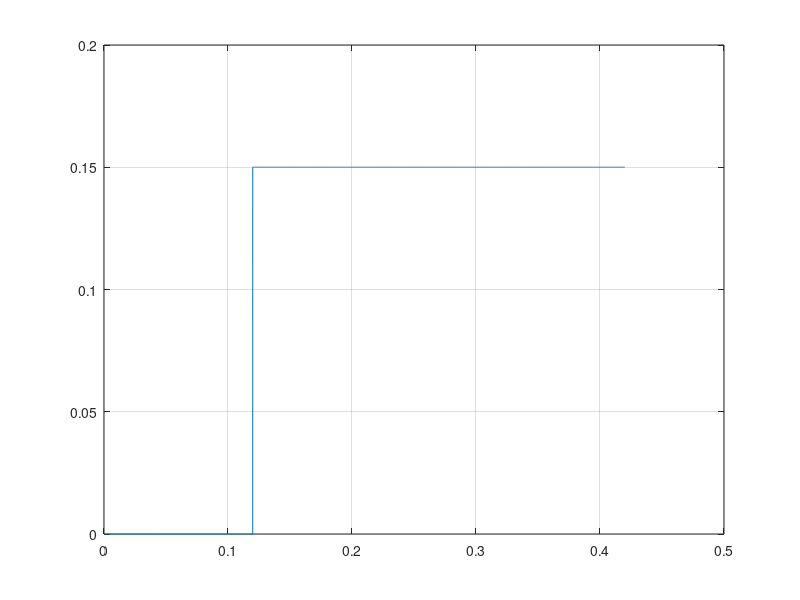

Write the MATLAB code that produced this figure. (Note: this script raises an error after producing the figure.)
clear, clc

Ts = 40e-6;
dry_run = false;
saveon = true;

step_amp = 0.15;
step_start_idx = 3000;
step_end_idx = 10500;
u = zeros(step_end_idx, 1);
u(step_start_idx) = step_amp;
u_vec = cumsum(u);

t_vec = (0:length(u_vec)-1)'*Ts;
figure(1); clf
plot(t_vec, u_vec);
grid on


dry_run = false;
reset_piezo('t1', 15, 't_final', 25, 'umax', 9, 'k1', 0.55,...
  'verbose', true, 'dry_run', dry_run)

if ~dry_run
  clear vi;
  vipath_reset = 'C:\Users\arnold\Documents\MATLAB\afm_mpc_journal\labview\reset_piezo.vi';
      [e, vi] = setupVI(vipath_reset, 'Abort', 0,...
    'umax', 9, 'TsTicks', 1600, 'u_in', u_vec);
  vi.Run;
  stage_dat = vi.GetControlValue('stage_data_out');

  u_exp = stage_dat(:,1);
  y_exp = stage_dat(:,2); % - dat(1,2);
  t_exp = (0:length(u_exp)-1)'*Ts;

  figure(201); clf
  hold on, grid on
  plot(t_exp, u_exp)
  plot(t_exp, y_exp - y_exp(1))
  
  if saveon
    driftData.t_exp = t_exp;
    driftData.u_exp = u_exp;
    driftData.y_exp = y_exp;
    save(fullfile(PATHS.sysid, 'hysteresis','driftID_data_5-30-2018_01_amp_p15.mat'), 'driftData')
  end
end


ms = 1e3;








